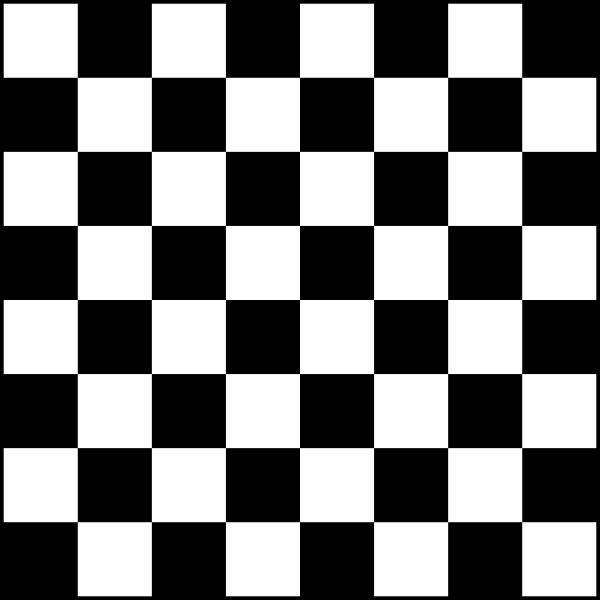
#> input picture assets/chessboard.png, 1200 x 1200 px, found by its file name (shown at 1/2 size)
$ python 'corner detection.py'
#> lines starting #> are read from the running program, lines starting #| are printed output that depends on the picture; after the words box and inside, x2 and y2 are one past the last pixel; in counts of white or black regions, pixels touching at a corner belong together
import numpy as np
import cv2

imgpath = 'D:\\Manoj\\Arena\\OpenCv\\breeze\\assets\\chessboard.png'
img = cv2.imread(imgpath)
#> img is the input picture: shape (1200, 1200, 3); min 0, max 255, mean 124.4
img = cv2.resize(img, (0, 0), fx=0.75, fy=0.75)
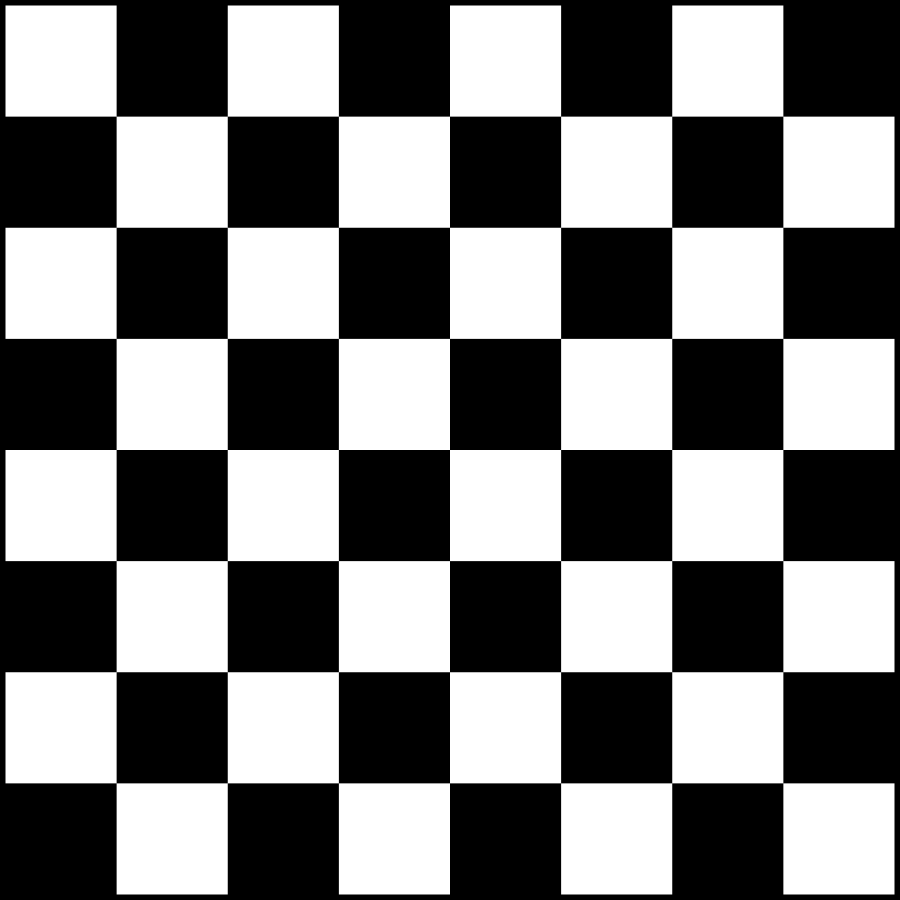
#> img: shape (900, 900, 3); min 0, max 255, mean 124.4

gray = cv2.cvtColor(img,cv2.COLOR_BGR2GRAY)
corners = cv2.goodFeaturesToTrack(gray, 100, 0.01, 10)
#> corners = 79 rows, first 8: [450, 450], [449, 561], [338, 450], [561, 449], [450, 338], [339, 560], [560, 339], [560, 560]
corners = np.int0(corners)

#print(corners)

for corner in corners:
    x, y = corner.ravel()
    #print(x,y)
    cv2.circle(img, (x, y), 5, (255, 0, 0), -1)
#> this loop made 79 passes
#> (x, y) on passes 1 to 12: (450, 450), (449, 561), (338, 450), (561, 449), (450, 338), (339, 560), (560, 339), (560, 560), (339, 339), (450, 672), (672, 450), (227, 450)
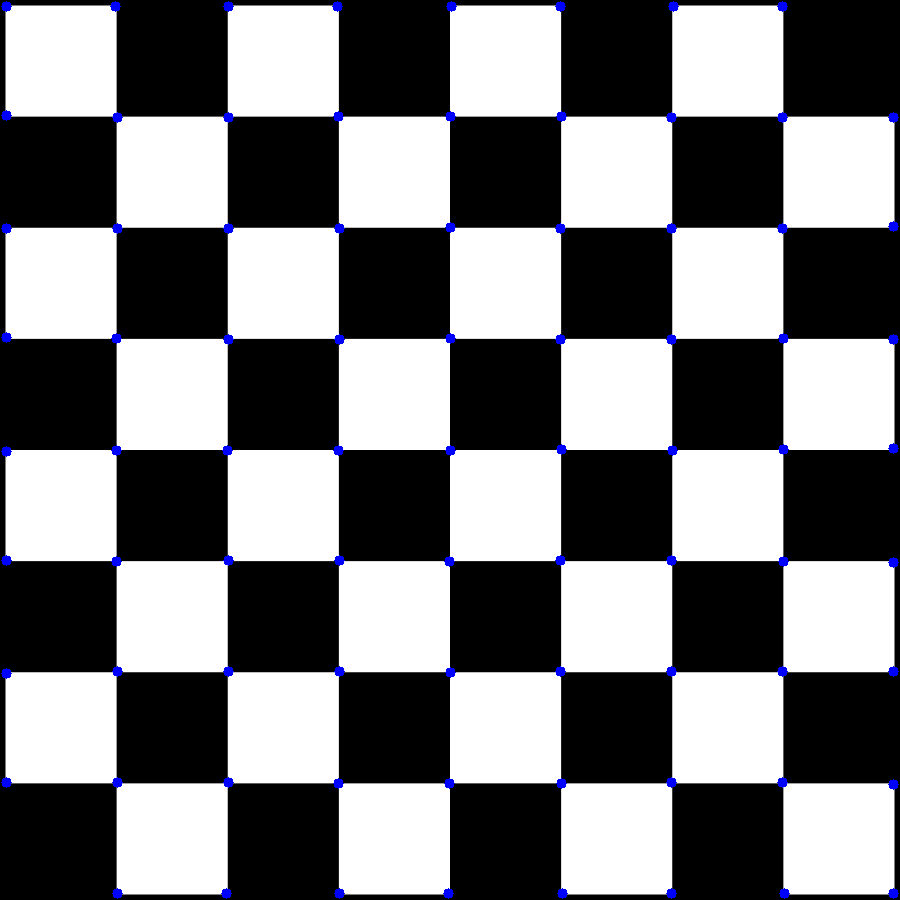
#> img: shape (900, 900, 3); 0.79% of pixels changed, all inside (x1, y1, x2, y2) = (1, 1, 899, 899)

for i in range(len(corners)):
    for j in range(i+1,len(corners)):
        corner1 = corners[i][0]
        corner2 = corners[j][0]
        #color = tuple(map(lambda x:int(x),np.random.randint(0,255,size=4)))
        cv2.line(img, corner1, corner2, (47, 56, 134), 1)
#> this loop made 79 passes
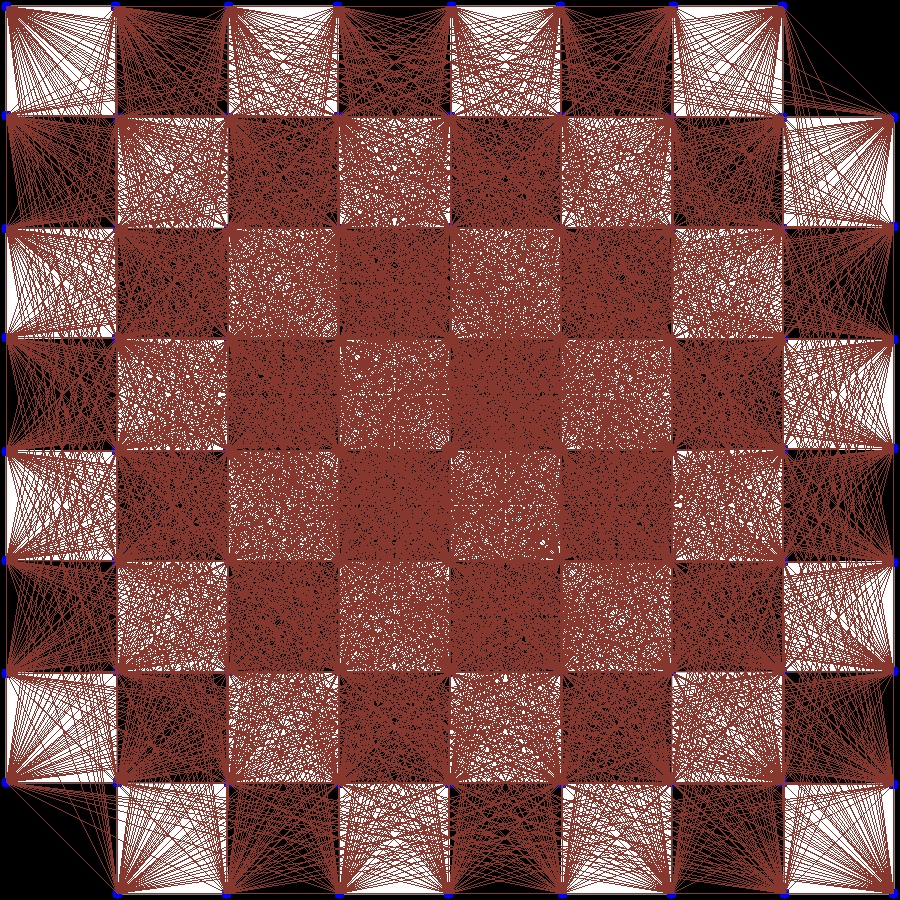
#> img: shape (900, 900, 3); mean B, G, R 69.2, 74.9, 128

cv2.imshow('image', img)
cv2.waitKey(0)
cv2.destroyAllWindows()

$ run again, with assets/laptop.png copied over assets/chessboard.png
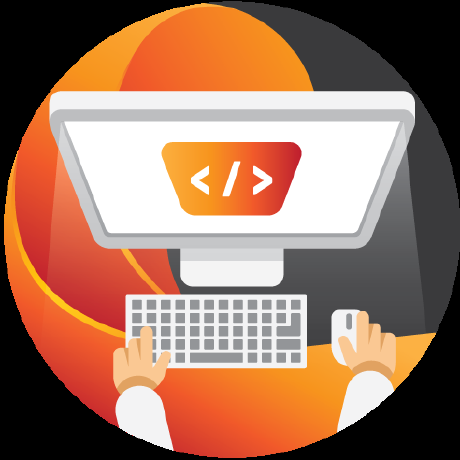
#> input picture assets/laptop.png, 460 x 460 px, found by its file name
#> img is the input picture: shape (460, 460, 3); mean B, G, R 96.7, 117.6, 158
#> `gray = cv2.cvtColor(img,cv2.COLOR_BGR2GRAY)`:
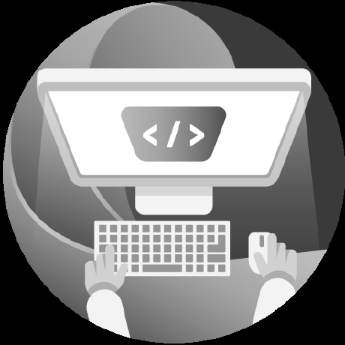
#> gray: shape (345, 345); min 0, max 255, mean 127.3
#> corners = 100 rows, first 8: [129, 336], [325, 250], [229, 221], [190, 125], [196, 135], [190, 145], [231, 259], [247, 257]
#> the loop `for corner in corners:` made 100 passes
#> the loop `for i in range(len(corners)):` made 100 passes
#> after the loop `for i in range(len(corners)):`:
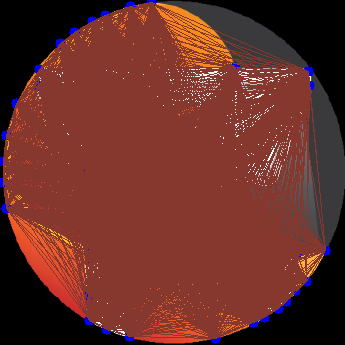
#> img: shape (345, 345, 3); mean B, G, R 40.9, 47.5, 104.3
